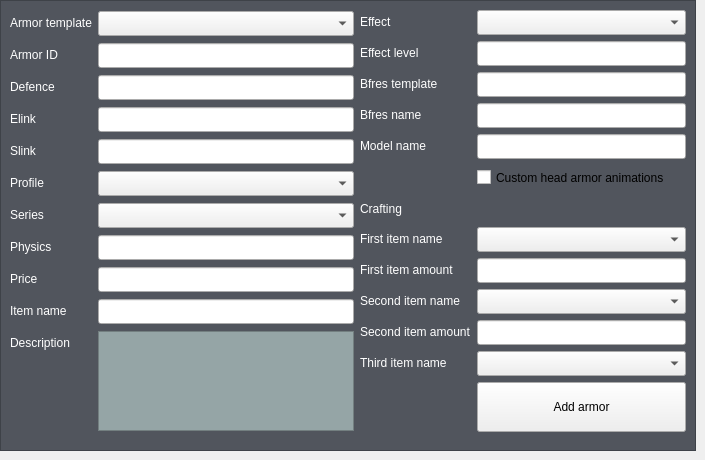
         <widget class="QWidget" name="tab">
          <attribute name="title">
           <string>Add armor</string>
          </attribute>
          <widget class="QFrame" name="frame_4">
           <property name="geometry">
            <rect>
             <x>0</x>
             <y>0</y>
             <width>696</width>
             <height>451</height>
            </rect>
           </property>
           <property name="styleSheet">
            <string notr="true">QFrame{
	background-color: rgb(81, 85, 93);
	color: white;
	
	font: 9pt &quot;Segoe MDL2 Assets&quot;;
}</string>
           </property>
           <property name="frameShape">
            <enum>QFrame::StyledPanel</enum>
           </property>
           <property name="frameShadow">
            <enum>QFrame::Raised</enum>
           </property>
           <layout class="QHBoxLayout" name="horizontalLayout">
            <item>
             <layout class="QFormLayout" name="formLayout">
              <item row="0" column="0">
               <widget class="QLabel" name="label_28">
                <property name="text">
                 <string>Armor template</string>
                </property>
               </widget>
              </item>
              <item row="0" column="1">
               <widget class="QComboBox" name="base">
                <property name="minimumSize">
                 <size>
                  <width>0</width>
                  <height>25</height>
                 </size>
                </property>
               </widget>
              </item>
              <item row="1" column="0">
               <widget class="QLabel" name="label_4">
                <property name="text">
                 <string>Armor ID</string>
                </property>
               </widget>
              </item>
              <item row="1" column="1">
               <widget class="QLineEdit" name="name">
                <property name="minimumSize">
                 <size>
                  <width>0</width>
                  <height>25</height>
                 </size>
                </property>
                <property name="maximumSize">
                 <size>
                  <width>16777215</width>
                  <height>25</height>
                 </size>
                </property>
               </widget>
              </item>
              <item row="2" column="0">
               <widget class="QLabel" name="label_5">
                <property name="text">
                 <string>Defence</string>
                </property>
               </widget>
              </item>
              <item row="2" column="1">
               <widget class="QLineEdit" name="defence">
                <property name="minimumSize">
                 <size>
                  <width>0</width>
                  <height>25</height>
                 </size>
                </property>
                <property name="maximumSize">
                 <size>
                  <width>16777215</width>
                  <height>25</height>
                 </size>
                </property>
               </widget>
              </item>
              <item row="3" column="0">
               <widget class="QLabel" name="label_6">
                <property name="text">
                 <string>Elink</string>
                </property>
               </widget>
              </item>
              <item row="3" column="1">
               <widget class="QLineEdit" name="elink">
                <property name="minimumSize">
                 <size>
                  <width>0</width>
                  <height>25</height>
                 </size>
                </property>
                <property name="maximumSize">
                 <size>
                  <width>16777215</width>
                  <height>25</height>
                 </size>
                </property>
               </widget>
              </item>
              <item row="4" column="0">
               <widget class="QLabel" name="label_7">
                <property name="text">
                 <string>Slink</string>
                </property>
               </widget>
              </item>
              <item row="4" column="1">
               <widget class="QLineEdit" name="slink">
                <property name="minimumSize">
                 <size>
                  <width>0</width>
                  <height>25</height>
                 </size>
                </property>
                <property name="maximumSize">
                 <size>
                  <width>16777215</width>
                  <height>25</height>
                 </size>
                </property>
               </widget>
              </item>
              <item row="5" column="0">
               <widget class="QLabel" name="label_8">
                <property name="text">
                 <string>Profile</string>
                </property>
               </widget>
              </item>
              <item row="5" column="1">
               <widget class="QComboBox" name="profile">
                <property name="minimumSize">
                 <size>
                  <width>0</width>
                  <height>25</height>
                 </size>
                </property>
               </widget>
              </item>
              <item row="6" column="0">
               <widget class="QLabel" name="label_9">
                <property name="text">
                 <string>Series</string>
                </property>
               </widget>
              </item>
              <item row="6" column="1">
               <widget class="QComboBox" name="series">
                <property name="minimumSize">
                 <size>
                  <width>0</width>
                  <height>25</height>
                 </size>
                </property>
               </widget>
              </item>
              <item row="7" column="0">
               <widget class="QLabel" name="label_10">
                <property name="text">
                 <string>Physics</string>
                </property>
               </widget>
              </item>
              <item row="7" column="1">
               <widget class="QLineEdit" name="physics">
                <property name="minimumSize">
                 <size>
                  <width>0</width>
                  <height>25</height>
                 </size>
                </property>
                <property name="maximumSize">
                 <size>
                  <width>16777215</width>
                  <height>25</height>
                 </size>
                </property>
               </widget>
              </item>
              <item row="8" column="0">
               <widget class="QLabel" name="label_11">
                <property name="text">
                 <string>Price</string>
                </property>
               </widget>
              </item>
              <item row="8" column="1">
               <widget class="QLineEdit" name="price">
                <property name="minimumSize">
                 <size>
                  <width>0</width>
                  <height>25</height>
                 </size>
                </property>
                <property name="maximumSize">
                 <size>
                  <width>16777215</width>
                  <height>25</height>
                 </size>
                </property>
               </widget>
              </item>
              <item row="9" column="0">
               <widget class="QLabel" name="label_12">
                <property name="text">
                 <string>Item name</string>
                </property>
               </widget>
              </item>
              <item row="9" column="1">
               <widget class="QLineEdit" name="name_desc">
                <property name="minimumSize">
                 <size>
                  <width>0</width>
                  <height>25</height>
                 </size>
                </property>
                <property name="maximumSize">
                 <size>
                  <width>16777215</width>
                  <height>25</height>
                 </size>
                </property>
               </widget>
              </item>
              <item row="10" column="0">
               <widget class="QLabel" name="label_13">
                <property name="text">
                 <string>Description</string>
                </property>
               </widget>
              </item>
              <item row="10" column="1">
               <widget class="QTextEdit" name="desc">
                <property name="maximumSize">
                 <size>
                  <width>16777215</width>
                  <height>100</height>
                 </size>
                </property>
                <property name="styleSheet">
                 <string notr="true">background-color: rgb(149, 165, 166);
font: 10pt &quot;Segoe MDL2 Assets&quot;;</string>
                </property>
               </widget>
              </item>
             </layout>
            </item>
            <item>
             <layout class="QFormLayout" name="formLayout_2">
              <item row="0" column="0">
               <widget class="QLabel" name="label_15">
                <property name="text">
                 <string>Effect</string>
                </property>
               </widget>
              </item>
              <item row="0" column="1">
               <widget class="QComboBox" name="effect">
                <property name="minimumSize">
                 <size>
                  <width>0</width>
                  <height>25</height>
                 </size>
                </property>
                <property name="maximumSize">
                 <size>
                  <width>300</width>
                  <height>0</height>
                 </size>
                </property>
                <property name="styleSheet">
                 <string notr="true">/*font: 12pt &quot;Segoe MDL2 Assets&quot;;</string>
                </property>
               </widget>
              </item>
              <item row="1" column="0">
               <widget class="QLabel" name="label_16">
                <property name="minimumSize">
                 <size>
                  <width>75</width>
                  <height>0</height>
                 </size>
                </property>
                <property name="text">
                 <string>Effect level</string>
                </property>
               </widget>
              </item>
              <item row="1" column="1">
               <widget class="QLineEdit" name="effect_lv">
                <property name="minimumSize">
                 <size>
                  <width>0</width>
                  <height>25</height>
                 </size>
                </property>
                <property name="maximumSize">
                 <size>
                  <width>16777215</width>
                  <height>25</height>
                 </size>
                </property>
               </widget>
              </item>
              <item row="2" column="0">
               <widget class="QLabel" name="label_27">
                <property name="text">
                 <string>Bfres template</string>
                </property>
               </widget>
              </item>
              <item row="2" column="1">
               <widget class="QLineEdit" name="bfres_template">
                <property name="minimumSize">
                 <size>
                  <width>0</width>
                  <height>25</height>
                 </size>
                </property>
                <property name="maximumSize">
                 <size>
                  <width>16777215</width>
                  <height>25</height>
                 </size>
                </property>
               </widget>
              </item>
              <item row="3" column="0">
               <widget class="QLabel" name="label">
                <property name="text">
                 <string>Bfres name</string>
                </property>
               </widget>
              </item>
              <item row="3" column="1">
               <widget class="QLineEdit" name="bfres">
                <property name="minimumSize">
                 <size>
                  <width>0</width>
                  <height>25</height>
                 </size>
                </property>
                <property name="maximumSize">
                 <size>
                  <width>16777215</width>
                  <height>25</height>
                 </size>
                </property>
               </widget>
              </item>
              <item row="4" column="0">
               <widget class="QLabel" name="label_2">
                <property name="text">
                 <string>Model name</string>
                </property>
               </widget>
              </item>
              <item row="4" column="1">
               <widget class="QLineEdit" name="mainmodel">
                <property name="minimumSize">
                 <size>
                  <width>0</width>
                  <height>25</height>
                 </size>
                </property>
                <property name="maximumSize">
                 <size>
                  <width>16777215</width>
                  <height>25</height>
                 </size>
                </property>
               </widget>
              </item>
              <item row="5" column="0">
               <widget class="QLabel" name="label_25">
                <property name="text">
                 <string/>
                </property>
               </widget>
              </item>
              <item row="5" column="1">
               <widget class="QCheckBox" name="korok_mask">
                <property name="minimumSize">
                 <size>
                  <width>0</width>
                  <height>25</height>
                 </size>
                </property>
                <property name="text">
                 <string>Custom head armor animations</string>
                </property>
               </widget>
              </item>
              <item row="6" column="0">
               <widget class="QLabel" name="label_26">
                <property name="minimumSize">
                 <size>
                  <width>0</width>
                  <height>25</height>
                 </size>
                </property>
                <property name="maximumSize">
                 <size>
                  <width>16777215</width>
                  <height>25</height>
                 </size>
                </property>
                <property name="text">
                 <string>Crafting</string>
                </property>
               </widget>
              </item>
              <item row="6" column="1">
               <widget class="QLabel" name="label_19">
                <property name="minimumSize">
                 <size>
                  <width>0</width>
                  <height>25</height>
                 </size>
                </property>
                <property name="text">
                 <string/>
                </property>
               </widget>
              </item>
              <item row="7" column="0">
               <widget class="QLabel" name="label_17">
                <property name="text">
                 <string>First item name</string>
                </property>
               </widget>
              </item>
              <item row="7" column="1">
               <widget class="QComboBox" name="item1">
                <property name="minimumSize">
                 <size>
                  <width>0</width>
                  <height>25</height>
                 </size>
                </property>
               </widget>
              </item>
              <item row="8" column="0">
               <widget class="QLabel" name="label_18">
                <property name="text">
                 <string>First item amount</string>
                </property>
               </widget>
              </item>
              <item row="8" column="1">
               <widget class="QLineEdit" name="item1_n">
                <property name="minimumSize">
                 <size>
                  <width>0</width>
                  <height>25</height>
                 </size>
                </property>
                <property name="maximumSize">
                 <size>
                  <width>16777215</width>
                  <height>25</height>
                 </size>
                </property>
               </widget>
              </item>
              <item row="9" column="0">
               <widget class="QLabel" name="label_20">
                <property name="text">
                 <string>Second item name</string>
                </property>
               </widget>
              </item>
              <item row="9" column="1">
               <widget class="QComboBox" name="item2">
                <property name="minimumSize">
                 <size>
                  <width>0</width>
                  <height>25</height>
                 </size>
                </property>
               </widget>
              </item>
              <item row="10" column="0">
               <widget class="QLabel" name="label_21">
                <property name="text">
                 <string>Second item amount</string>
                </property>
               </widget>
              </item>
              <item row="10" column="1">
               <widget class="QLineEdit" name="item2_n">
                <property name="minimumSize">
                 <size>
                  <width>0</width>
                  <height>25</height>
                 </size>
                </property>
                <property name="maximumSize">
                 <size>
                  <width>16777215</width>
                  <height>25</height>
                 </size>
                </property>
               </widget>
              </item>
              <item row="11" column="0">
               <widget class="QLabel" name="label_23">
                <property name="text">
                 <string>Third item name</string>
                </property>
               </widget>
              </item>
              <item row="11" column="1">
               <widget class="QComboBox" name="item3">
                <property name="minimumSize">
                 <size>
                  <width>0</width>
                  <height>25</height>
                 </size>
                </property>
               </widget>
              </item>
              <item row="12" column="1">
               <widget class="QPushButton" name="Add_armor">
                <property name="minimumSize">
                 <size>
                  <width>200</width>
                  <height>50</height>
                 </size>
                </property>
                <property name="maximumSize">
                 <size>
                  <width>16777215</width>
                  <height>16777215</height>
                 </size>
                </property>
                <property name="text">
                 <string>Add armor</string>
                </property>
               </widget>
              </item>
             </layout>
            </item>
           </layout>
          </widget>
         </widget>
